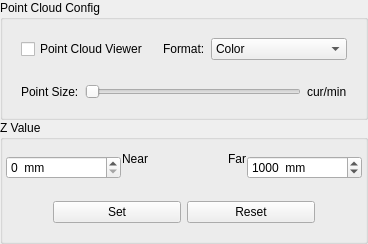
       <widget class="QWidget" name="widget_groupbox" native="true">
        <property name="sizePolicy">
         <sizepolicy hsizetype="Fixed" vsizetype="Preferred">
          <horstretch>0</horstretch>
          <verstretch>0</verstretch>
         </sizepolicy>
        </property>
        <property name="minimumSize">
         <size>
          <width>368</width>
          <height>0</height>
         </size>
        </property>
        <property name="maximumSize">
         <size>
          <width>368</width>
          <height>16777215</height>
         </size>
        </property>
        <layout class="QVBoxLayout" name="verticalLayout_4">
         <property name="spacing">
          <number>5</number>
         </property>
         <property name="leftMargin">
          <number>0</number>
         </property>
         <property name="topMargin">
          <number>0</number>
         </property>
         <property name="rightMargin">
          <number>0</number>
         </property>
         <property name="bottomMargin">
          <number>0</number>
         </property>
         <item>
          <widget class="QWidget" name="verticalWidget" native="true">
           <property name="sizePolicy">
            <sizepolicy hsizetype="Fixed" vsizetype="Preferred">
             <horstretch>0</horstretch>
             <verstretch>0</verstretch>
            </sizepolicy>
           </property>
           <layout class="QVBoxLayout" name="verticalLayout">
            <property name="spacing">
             <number>0</number>
            </property>
            <property name="leftMargin">
             <number>0</number>
            </property>
            <property name="topMargin">
             <number>0</number>
            </property>
            <property name="rightMargin">
             <number>0</number>
            </property>
            <property name="bottomMargin">
             <number>0</number>
            </property>
            <item>
             <widget class="QGroupBox" name="groupBox_point_cloud_config">
              <property name="minimumSize">
               <size>
                <width>368</width>
                <height>0</height>
               </size>
              </property>
              <property name="maximumSize">
               <size>
                <width>368</width>
                <height>16777215</height>
               </size>
              </property>
              <property name="title">
               <string>Point Cloud Config</string>
              </property>
              <layout class="QVBoxLayout" name="verticalLayout_10">
               <item>
                <widget class="QWidget" name="widget_point_cloud_viewer_option" native="true">
                 <layout class="QHBoxLayout" name="horizontalLayout_7">
                  <item>
                   <widget class="QCheckBox" name="checkBox_point_cloud_viewer">
                    <property name="text">
                     <string>Point Cloud Viewer</string>
                    </property>
                   </widget>
                  </item>
                  <item>
                   <widget class="QLabel" name="label_title_point_cloud_viewer_format">
                    <property name="sizePolicy">
                     <sizepolicy hsizetype="Fixed" vsizetype="Preferred">
                      <horstretch>0</horstretch>
                      <verstretch>0</verstretch>
                     </sizepolicy>
                    </property>
                    <property name="text">
                     <string>Format:</string>
                    </property>
                   </widget>
                  </item>
                  <item>
                   <widget class="QComboBox" name="comboBox_point_cloud_viewer_format">
                    <property name="editable">
                     <bool>false</bool>
                    </property>
                    <item>
                     <property name="text">
                      <string>Color</string>
                     </property>
                    </item>
                    <item>
                     <property name="text">
                      <string>Depth Output</string>
                     </property>
                    </item>
                    <item>
                     <property name="text">
                      <string>Single Color</string>
                     </property>
                    </item>
                   </widget>
                  </item>
                 </layout>
                </widget>
               </item>
               <item>
                <widget class="QWidget" name="widget_point_size" native="true">
                 <layout class="QHBoxLayout" name="horizontalLayout_11">
                  <item>
                   <widget class="QLabel" name="label_title_point_size">
                    <property name="text">
                     <string>Point Size:</string>
                    </property>
                   </widget>
                  </item>
                  <item>
                   <widget class="QSlider" name="horizontalSlider_point_size">
                    <property name="minimum">
                     <number>1</number>
                    </property>
                    <property name="maximum">
                     <number>5</number>
                    </property>
                    <property name="pageStep">
                     <number>1</number>
                    </property>
                    <property name="orientation">
                     <enum>Qt::Horizontal</enum>
                    </property>
                   </widget>
                  </item>
                  <item>
                   <widget class="QLabel" name="label_content_point_size">
                    <property name="text">
                     <string>cur/min</string>
                    </property>
                   </widget>
                  </item>
                 </layout>
                </widget>
               </item>
              </layout>
             </widget>
            </item>
            <item>
             <widget class="QGroupBox" name="groupBox_z_value">
              <property name="minimumSize">
               <size>
                <width>368</width>
                <height>0</height>
               </size>
              </property>
              <property name="maximumSize">
               <size>
                <width>368</width>
                <height>16777215</height>
               </size>
              </property>
              <property name="title">
               <string>Z Value</string>
              </property>
              <layout class="QVBoxLayout" name="verticalLayout_11">
               <property name="leftMargin">
                <number>0</number>
               </property>
               <property name="rightMargin">
                <number>0</number>
               </property>
               <item>
                <widget class="QWidget" name="widget_z_value_group" native="true">
                 <layout class="QHBoxLayout" name="horizontalLayout_12">
                  <property name="spacing">
                   <number>1</number>
                  </property>
                  <property name="leftMargin">
                   <number>3</number>
                  </property>
                  <property name="topMargin">
                   <number>0</number>
                  </property>
                  <property name="rightMargin">
                   <number>3</number>
                  </property>
                  <property name="bottomMargin">
                   <number>0</number>
                  </property>
                  <item>
                   <widget class="QSpinBox" name="spinBox_z_value_near">
                    <property name="sizePolicy">
                     <sizepolicy hsizetype="Minimum" vsizetype="Fixed">
                      <horstretch>0</horstretch>
                      <verstretch>0</verstretch>
                     </sizepolicy>
                    </property>
                    <property name="minimumSize">
                     <size>
                      <width>106</width>
                      <height>0</height>
                     </size>
                    </property>
                    <property name="suffix">
                     <string>  mm</string>
                    </property>
                    <property name="maximum">
                     <number>65536</number>
                    </property>
                   </widget>
                  </item>
                  <item>
                   <widget class="QWidget" name="widget_z_value_color_bar" native="true">
                    <layout class="QVBoxLayout" name="verticalLayout_12">
                     <property name="spacing">
                      <number>3</number>
                     </property>
                     <property name="leftMargin">
                      <number>0</number>
                     </property>
                     <property name="topMargin">
                      <number>0</number>
                     </property>
                     <property name="rightMargin">
                      <number>0</number>
                     </property>
                     <property name="bottomMargin">
                      <number>0</number>
                     </property>
                     <item>
                      <widget class="QWidget" name="widget_z_value_color_bar_text" native="true">
                       <layout class="QHBoxLayout" name="horizontalLayout_13">
                        <property name="spacing">
                         <number>0</number>
                        </property>
                        <property name="leftMargin">
                         <number>0</number>
                        </property>
                        <property name="topMargin">
                         <number>0</number>
                        </property>
                        <property name="rightMargin">
                         <number>0</number>
                        </property>
                        <property name="bottomMargin">
                         <number>0</number>
                        </property>
                        <item>
                         <widget class="QLabel" name="label_z_value_color_bar_near">
                          <property name="text">
                           <string>Near</string>
                          </property>
                         </widget>
                        </item>
                        <item>
                         <spacer name="horizontalSpacer_3">
                          <property name="orientation">
                           <enum>Qt::Horizontal</enum>
                          </property>
                          <property name="sizeType">
                           <enum>QSizePolicy::Fixed</enum>
                          </property>
                          <property name="sizeHint" stdset="0">
                           <size>
                            <width>80</width>
                            <height>20</height>
                           </size>
                          </property>
                         </spacer>
                        </item>
                        <item>
                         <widget class="QLabel" name="label_z_value_color_bar_far">
                          <property name="text">
                           <string>Far</string>
                          </property>
                          <property name="alignment">
                           <set>Qt::AlignRight|Qt::AlignTrailing|Qt::AlignVCenter</set>
                          </property>
                         </widget>
                        </item>
                       </layout>
                      </widget>
                     </item>
                     <item>
                      <widget class="QLabel" name="label_z_value_color_bar">
                       <property name="text">
                        <string/>
                       </property>
                       <property name="pixmap">
                        <pixmap resource="../resource/resource.qrc">:/image/bar.png</pixmap>
                       </property>
                      </widget>
                     </item>
                    </layout>
                   </widget>
                  </item>
                  <item>
                   <widget class="QSpinBox" name="spinBox_z_value_far">
                    <property name="sizePolicy">
                     <sizepolicy hsizetype="Minimum" vsizetype="Fixed">
                      <horstretch>0</horstretch>
                      <verstretch>0</verstretch>
                     </sizepolicy>
                    </property>
                    <property name="suffix">
                     <string>  mm</string>
                    </property>
                    <property name="maximum">
                     <number>999999</number>
                    </property>
                    <property name="value">
                     <number>1000</number>
                    </property>
                   </widget>
                  </item>
                 </layout>
                </widget>
               </item>
               <item>
                <widget class="QWidget" name="widget_z_value_button_group" native="true">
                 <layout class="QHBoxLayout" name="horizontalLayout_14">
                  <property name="leftMargin">
                   <number>50</number>
                  </property>
                  <property name="rightMargin">
                   <number>50</number>
                  </property>
                  <item>
                   <widget class="QPushButton" name="pushButton_z_value_set">
                    <property name="text">
                     <string>Set</string>
                    </property>
                   </widget>
                  </item>
                  <item>
                   <widget class="QPushButton" name="pushButton_z_value_reset">
                    <property name="text">
                     <string>Reset</string>
                    </property>
                   </widget>
                  </item>
                 </layout>
                </widget>
               </item>
              </layout>
             </widget>
            </item>
           </layout>
          </widget>
         </item>
        </layout>
       </widget>
